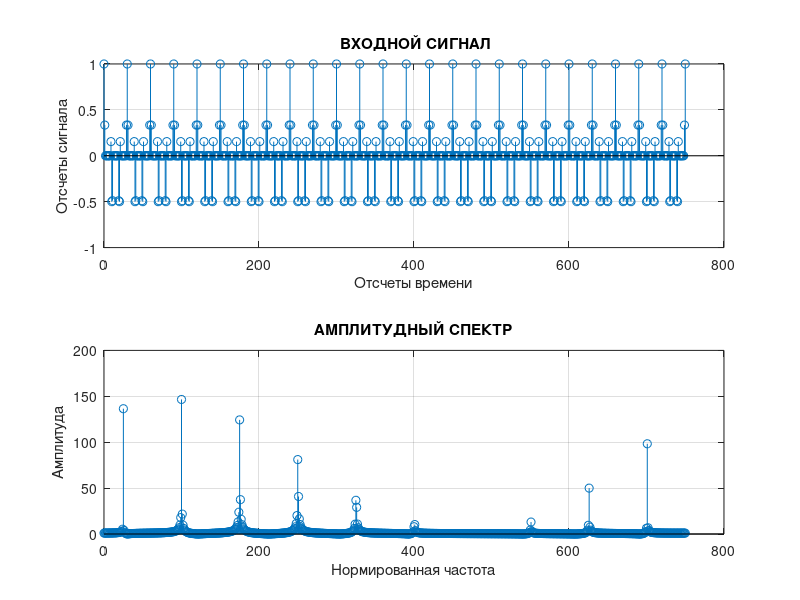
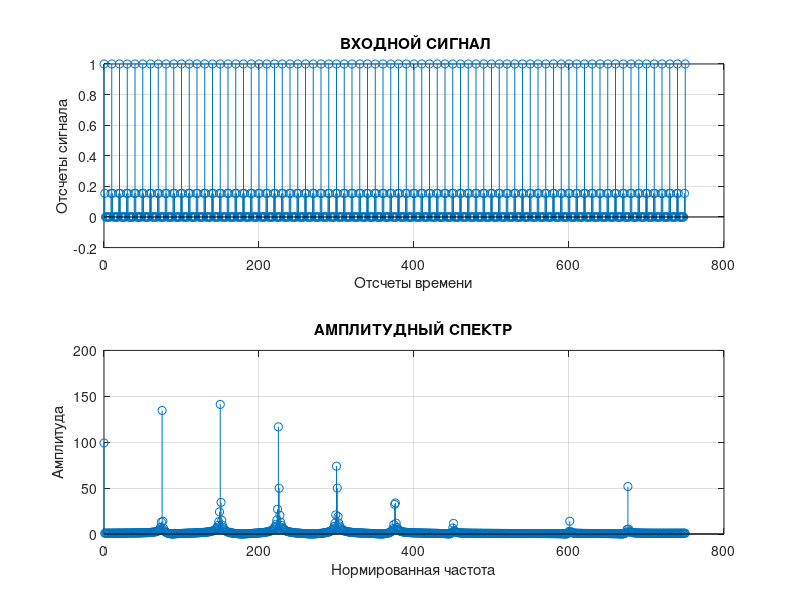
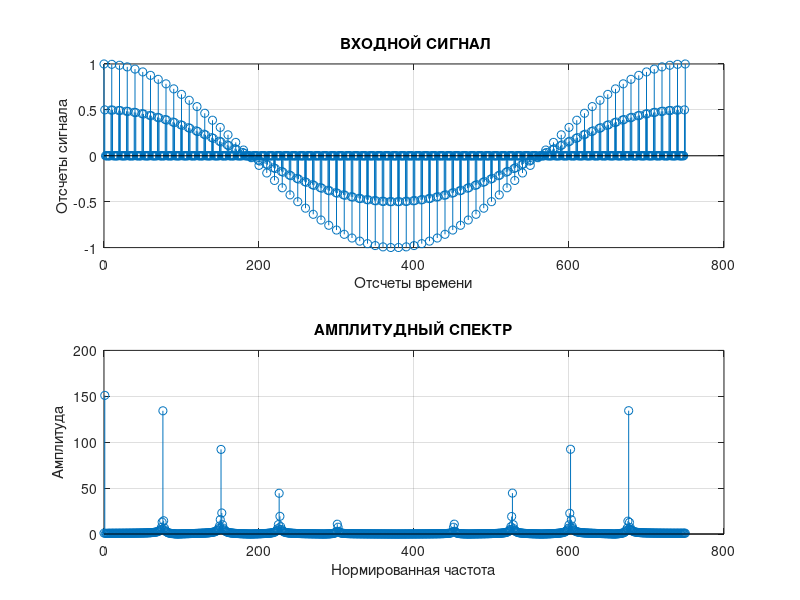
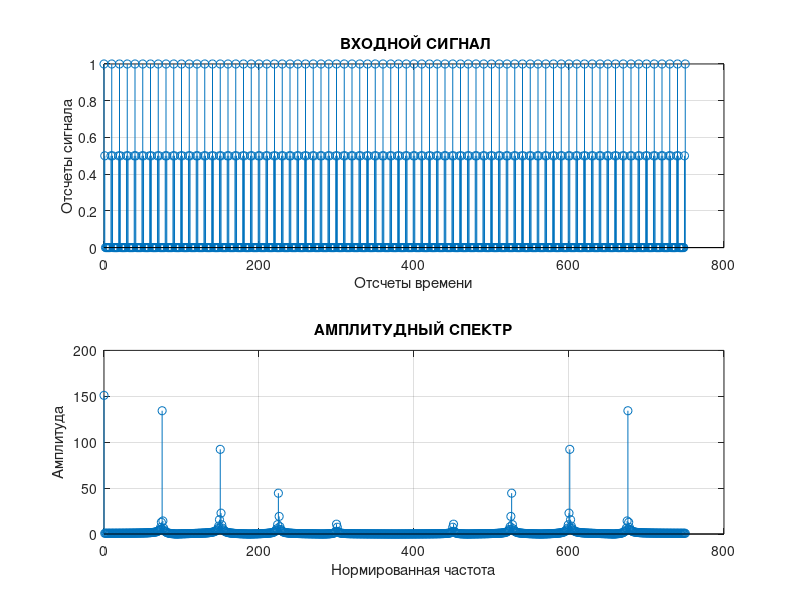

These figures' MATLAB source, in order:
clear all
close all
Q = 5;
f = 1.7e9;
Vrmax = 5400/3.6; # m/s
Vrmin = 10; # m/s
c = 3e8;
vs = [1000, 1500, 10, 0]; # m/s

fdmax = (2 * Vrmax * f)/c;
fdmin = (2 * Vrmin * f)/c;

Fsl = fdmax/2;
taui=1/(Fsl*Q)
T=taui/2
N=1/(fdmin*T)
t=0:T:1/fdmin;
n=t/T;
d=(0:(Fsl/fdmin))' *1/Fsl;
un1=pulstran(t,d,'tripuls',2*taui);

for v = vs
    fd = 2 * v * f/c;
    un = un1 .* exp( j * 2 * pi * fd * t);
    scompl = fft(un);
    s = abs(scompl);
    %figure(sprintf('Vr = %d', v))
    figure()
    subplot(2, 1, 1)
    stem(n,un)
    title(' ВХОДНОЙ СИГНАЛ')
    xlabel('Отсчеты времени')
    ylabel('Отсчеты сигнала')
    grid on
    subplot(2,1,2)
    stem(n, s);
    title('АМПЛИТУДНЫЙ СПЕКТР')
    xlabel('Нормированная частота')
    ylabel('Амплитуда')
    grid on

end
